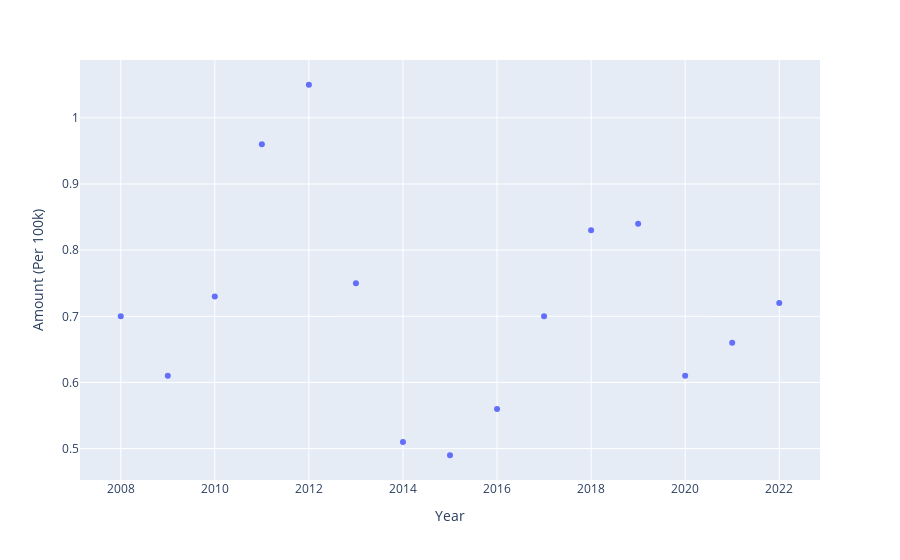

Notebook code cell kept with this figure:
### Markdown cell above
Now, I'm showing an individual data set's graph

### Code cell
crime_data = get_crime_data("Austria", 'Intentional homicide')
print(crime_data)
px.scatter(data_frame=crime_data, x="Year", y="Amount (Per 100k)")

### Figure 1 — Plotly figure (JSON) as saved in the notebook; plotly's stock layout.template omitted (floating-point values rounded to 4 significant figures)
{"data": [{"hovertemplate": "Year=%{x}<br>Amount (Per 100k)=%{y}<extra></extra>", "legendgroup": "", "marker": {"color": "#636efa", "symbol": "circle"}, "mode": "markers", "name": "", "orientation": "v", "showlegend": false, "type": "scatter", "x": [2008, 2009, 2010, 2011, 2012, 2013, 2014, 2015, 2016, 2017, 2018, 2019, 2020, 2021, 2022], "xaxis": "x", "y": [0.7, 0.61, 0.73, 0.96, 1.05, 0.75, 0.51, 0.49, 0.56, 0.7, 0.83, 0.84, 0.61, 0.66, 0.72], "yaxis": "y"}], "layout": {"legend": {"tracegroupgap": 0}, "margin": {"t": 60}, "xaxis": {"anchor": "y", "domain": [0, 1], "title": {"text": "Year"}}, "yaxis": {"anchor": "x", "domain": [0, 1], "title": {"text": "Amount (Per 100k)"}}}}
